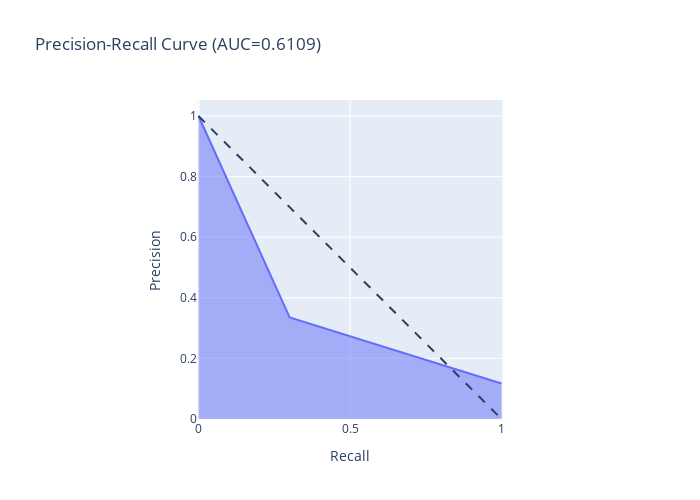

The notebook cell saved with this chart:
### Markdown cell above
Hier weiß ich noch nicht, warum er mir hier nur drei Werte für den Recall und die Precision ausgibt

### Code cell
precision, recall, thresholds = precision_recall_curve(y_test_df['response'], Y_pred)

fpr, tpr, _ = roc_curve(y_test_df['response'], Y_pred)
auc_score = roc_auc_score(y_test_df['response'], Y_pred)


fig = px.area(
    x=recall, y=precision,
    title=f'Precision-Recall Curve (AUC={auc(fpr, tpr):.4f})',
    labels=dict(x='Recall', y='Precision'),
    width=700, height=500
)


fig.add_shape(
    type='line', line=dict(dash='dash'),
    x0=0, x1=1, y0=1, y1=0
)



fig.update_yaxes(scaleanchor="x", scaleratio=1)
fig.update_xaxes(constrain='domain')

fig.show()

### Figure 1 — Plotly figure (JSON) as saved in the notebook; plotly's stock layout.template omitted (floating-point values rounded to 4 significant figures)
{"data": [{"hovertemplate": "Recall=%{x}<br>Precision=%{y}<extra></extra>", "legendgroup": "", "line": {"color": "#636efa"}, "marker": {"symbol": "circle"}, "mode": "lines", "name": "", "orientation": "v", "showlegend": false, "stackgroup": "1", "type": "scatter", "x": [1, 0.3009, 0], "xaxis": "x", "y": [0.1172, 0.3354, 1], "yaxis": "y"}], "layout": {"height": 500, "legend": {"tracegroupgap": 0}, "shapes": [{"line": {"dash": "dash"}, "type": "line", "x0": 0, "x1": 1, "y0": 1, "y1": 0}], "title": {"text": "Precision-Recall Curve (AUC=0.6109)"}, "width": 700, "xaxis": {"anchor": "y", "constrain": "domain", "domain": [0, 1], "title": {"text": "Recall"}}, "yaxis": {"anchor": "x", "domain": [0, 1], "scaleanchor": "x", "scaleratio": 1, "title": {"text": "Precision"}}}}
